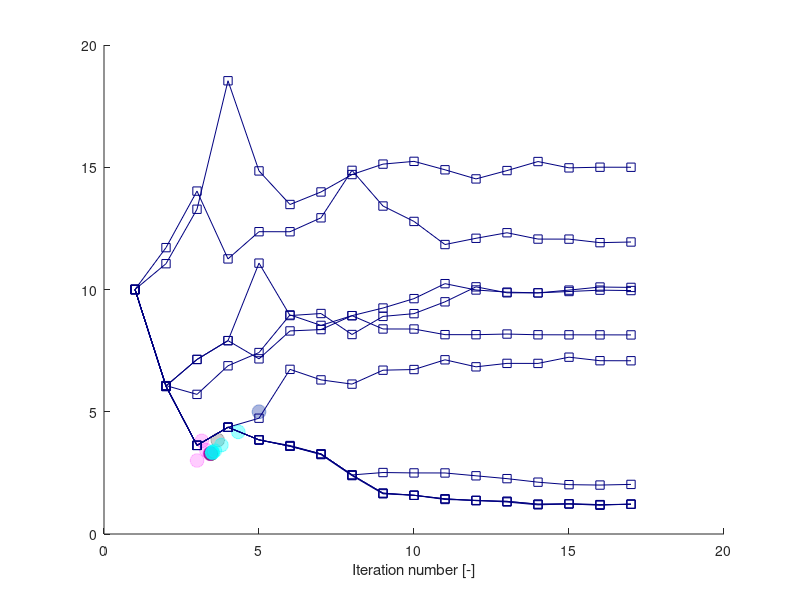

Recreate this plot in MATLAB. (Note: this script raises an error after producing the figure.)

xy_SAP = [
    5.0 5.0
    3.0017    3.0056
    3.1574    3.8109
    3.2958    3.4363
    3.4083    3.2772
    3.4256    3.2959];

xy_SLSV = [
3.4898 3.3292
3.4907 3.3298
3.4907 3.3298
3.4947 3.3327
3.4947 3.3327
3.5117 3.3461
3.5117 3.3461
3.5770 3.4087
3.5770 3.4087
3.7862 3.6378
3.7862 3.6378
4.3318 4.1754
4.3318 4.1754
5.0000 5.0000];

xy_probe = [3.4421 3.2860
3.4422 3.2857
3.4421 3.2860
3.4441 3.2845
3.4615 3.3068
3.6667 3.8390
5.0000 5.0000];

a_SAP = 100*ones(length(xy_SAP),1);
a_SLSV = 100*ones(length(xy_SLSV),1);
a_probe = 100*ones(length(xy_probe),1);

figure(1)
hold on
scatter(xy_probe(:,1),xy_probe(:,2), a_probe,'MarkerFaceColor','k','MarkerEdgeColor','k',...
    'MarkerFaceAlpha',.2,'MarkerEdgeAlpha',.2)

scatter(xy_SAP(:,1),xy_SAP(:,2), a_SAP,'MarkerFaceColor','m','MarkerEdgeColor','m',...
    'MarkerFaceAlpha',.2,'MarkerEdgeAlpha',.2)
hold on
scatter(xy_SLSV(:,1),xy_SLSV(:,2), a_SLSV,'MarkerFaceColor','c','MarkerEdgeColor','c',...
    'MarkerFaceAlpha',.2,'MarkerEdgeAlpha',.2)

%scatter(xy_probe(:,1),xy_probe(:,2), a_probe,'MarkerFaceColor','k','MarkerEdgeColor','k',...
%    'MarkerFaceAlpha',.2,'MarkerEdgeAlpha',.2)

%legend('G(X)_1','G(X)_2','G(X)_3','Location','northeastoutside')

%%



xy_raw = [0.04,    9.999923605805963
1.07,   11.055334861217219
2.21,   13.281996434937618
3.24,   18.53740769034887
4.27,   14.849961802902985
5.31,   13.476776165011465
6.40,   13.989228418640188
7.46,   14.701731601731607
8.49,   15.128571428571433
9.53,   15.241125541125546
10.6,   14.896384008148718
11.6,   14.523198370257198
12.7,   14.864311179017067
13.7,   15.233995416348362
14.8,   14.974993633817167
15.9,   15.001807995925649
16.9,   15.000050929462699
0.04,   9.999923605805963
1.09,   11.71245225362873
2.19,   14.024879042526106
3.22,   11.251718869365932
4.28,   12.364222052457352
5.31,   12.362490450725751
6.40,   12.932085561497331
7.46,   14.87316017316018
8.51,   13.414260249554372
9.56,   12.783931754519994
10.6,   11.839215686274516
11.6,   12.09462694168577
12.7,   12.321441303794249
13.8,   12.062515915457096
14.8,   12.060707919531454
15.9,   11.916093710211362
16.9,   11.94290807231984
0.04,   9.999923605805963
1.07,   6.069620575502931
2.19,   5.710593328240389
3.24,   6.880264833206013
4.27,   7.421390374331555
5.33,   8.962464985994401
6.42,   8.532060096765983
7.46,   8.930303030303033
8.50,   9.242844410491474
9.54,   9.626814362108485
10.6,   10.239215686274514
11.6,   9.980366692131401
12.7,   9.892895339954167
13.7,   9.862541380188445
14.8,   9.917825311942963
15.9,   9.973223834988545
16.9,   9.95718105423988
0.04,   9.999923605805963
1.08,   6.055322128851543
2.18,   7.139190221543167
3.24,   7.9088362617774415
4.27,   11.078533231474413
5.33,   8.933893557422973
6.42,   9.017774382480267
7.46,   8.158874458874463
8.49,   8.900000000000004
9.54,   9.01252864782277
10.6,   9.496409472880064
11.7,   10.10889992360581
12.7,   9.86432391138274
13.8,   9.862515915457097
14.8,   9.974993633817167
15.9,   10.101795263559975
16.9,   10.085777947542658
0.04,   9.999923605805963
1.08,   6.055322128851545
2.18,   7.139190221543167
3.24,   7.9088362617774415
4.27,   7.164247517188697
5.31,   8.30534759358289
6.42,   8.36063152533741
7.46,   8.930303030303033
8.48,   8.385739750445637
9.54,   8.383957219251341
10.6,   8.153552330022922
11.6,   8.151769798828626
12.7,   8.178584160937106
13.7,   8.148281130634077
14.8,   8.146447669977086
15.9,   8.144690603514137
16.9,   8.142933537051189
0.04,   9.999923605805963
1.06,   6.04106187929718
2.18,   3.624891774891779
3.22,   4.366004583651645
4.28,   3.849936338171638
5.30,   3.6196587725999514
6.42,   3.274917239623125
7.45,   2.4160427807486684
8.49,   2.514285714285716
9.54,   2.4982429335370533
10.6,   2.496396740514392
11.6,   2.3803666921314033
12.7,   2.2643239113827356
13.7,   2.119735166793994
14.8,   2.017850776674308
15.9,   2.0018079959256454
16.9,   2.0286223580341236
0.04,   9.999923605805963
1.06,   6.04106187929718
2.18,   3.624891774891779
3.22,   4.366004583651645
4.24,   4.735727018079963
5.28,   6.733969951617013
6.39,   6.303539597657249
7.43,   6.130353959765728
8.45,   6.700076394194044
9.51,   6.726865291571176
10.6,   7.125006366182841
11.6,   6.837535014005606
12.6,   6.978660555131146
13.7,   6.97687802393685
14.8,   7.232187420422717
15.9,   7.08754774637128
16.9,   7.085816144639679
0.04,   9.999923605805963
1.07,   6.055334861217219
2.19,   3.6248790425261035
3.22,   4.366004583651645
4.28,   3.849936338171638
5.30,   3.591087344028523
6.42,   3.274917239623125
7.46,   2.416017316017321
8.48,   1.671454036159922
9.53,   1.5839826839826863
10.6,   1.439266615737207
11.6,   1.3661064425770313
12.7,   1.3357906799083281
13.7,   1.219735166793992
14.8,   1.232174688057043
15.8,   1.2018589253883363
16.9,   1.21437484084543
0.04,   9.999923605805963
1.07,   6.02676343264579
2.19,   3.6248790425261035
3.22,   4.366004583651645
4.28,   3.849936338171638
5.31,   3.5910618792971754
6.43,   3.246320346320349
7.46,   2.3874458874458924
8.48,   1.6428826075884935
9.53,   1.5839826839826863
10.6,   1.4106951871657785
11.6,   1.3803921568627473
12.7,   1.3072192513368996
13.7,   1.1911637382225635
14.8,   1.232174688057043
15.8,   1.1732874968169078
16.9,   1.2286478227654705
0.04,   9.999923605805963
1.07,   6.055334861217219
2.19,   3.6248790425261035
3.22,   4.366004583651645
4.28,   3.849936338171638
5.30,   3.591087344028523
6.42,   3.274917239623125
7.46,   2.416017316017321
8.48,   1.671454036159922
9.53,   1.5839826839826863
10.6,   1.439266615737207
11.6,   1.3661064425770313
12.7,   1.3357906799083281
13.7,   1.219735166793992
14.8,   1.232174688057043
15.8,   1.2018589253883363
16.9,   1.21437484084543
0.04,   9.999923605805963
1.07,   6.02676343264579
2.19,   3.6248790425261035
3.22,   4.366004583651645
4.28,   3.849936338171638
5.31,   3.5910618792971754
6.43,   3.246320346320349
7.46,   2.3874458874458924
8.48,   1.6428826075884935
9.53,   1.5839826839826863
10.6,   1.4106951871657785
11.6,   1.3803921568627473
12.7,   1.3072192513368996
13.7,   1.1911637382225635
14.8,   1.232174688057043
15.8,   1.1732874968169078
16.9,   1.2286478227654705];

for ii = 1:10
    plot(1:17,xy_raw((17*(ii-1)+1):(17*(ii)) ,2),'-s','Color', [0 0 0.5],'HandleVisibility','off')
    hold on
end


%% Relative cheng plot

xy_raw = [0.9851162790697676 -0.6799260484577205
2.0120930232558143 4.383506859978593
3.0093023255813955 3.5054977133404686
3.9618604651162794 1.5186727644254159
4.973953488372093 0.797577113943758
5.97860465116279 0.4373552593169201
6.983255813953488 0.39094093607083735
8.010232558139535 0.23470857254062505
9.02232558139535 0.10984723168239885
9.989767441860467 0.0790989588401283
10.972093023255814 0.06928091855599838
11.999069767441862 0.0333414420550735
13.011162790697675 0.007852486134085623
14.01581395348837 0.003279167072101963
14.990697674418607 0.009146638123964657
15.987906976744187 0.004568453828937891
17.000000000000004 0.005230125523011608
0.9851162790697676 0.9100321105380944
1.9823255813953493 2.98181375887905
2.9795348837209303 1.6017125620317216
3.9767441860465116 0.28437287146054313
4.973953488372093 0.2431838085044271
5.956279069767442 0.07646200252992141
7.0130232558139545 0.07715286562226353
8.025116279069769 -0.047708475235963554
9.007441860465116 0.03661574389413236
9.96 0.04769874476987468
10.97953488372093 0.058825532743017384
12.013953488372094 0.028121046998150767
13.011162790697675 -0.0026077649119393698
14.02325581395349 0.00851415782816023
15.02325581395349 0.00851415782816023
15.987906976744187 -0.0006616716940737177
17.014883720930236 0.000009730466089763468
0.9851162790697676 1.2761408971489736
1.9972093023255815 1.8730368784664782
3.0093023255813955 0.022234115014109435
3.9618604651162794 0.2425221368103525
4.973953488372093 -0.687778534591807
5.97860465116279 -0.37331419675002486
6.990697674418605 -0.6080081735915135
8.002790697674419 -0.5498151211443032
9.014883720930234 -0.7897392235088061
9.974883720930231 -0.590366838571569
10.986976744186048 -0.13468424637539833
11.98418604651163 -0.3380072005449062
13.011162790697675 -0.37394667704583107
14.02325581395349 -0.30006324802957973
14.975813953488375 -0.2942103726768508
15.980465116279072 -0.22033180889364523
16.98511627906977 -0.22490512795562978
0.970232558139535 3.8598131750510847
1.9972093023255815 2.0717816483409552
2.9944186046511634 1.8004670623722872
3.9618604651162794 2.2718108397392234
4.973953488372094 2.314313515617398
5.971162790697675 2.283584703707308
6.998139534883721 2.242415101683371
7.995348837209301 2.154154909020142
9.007441860465116 2.0763646978690278
9.974883720930233 2.076997178164834
10.986976744186048 2.077658849858908
12.013953488372094 2.036489247834971
13.011162790697675 2.026680938016931
14.008372093023256 2.037793130290941
14.968372093023257 2.0384207453537027
16.002790697674424 2.049557263792936
16.98511627906977 2.039739223508806];

obj_y = [ 0.2292
    0.1590
    0.1329
    0.1346
    0.1322
    0.1321
    0.1339
    0.1342
    0.1345
    0.1345
    0.1345
    0.1346
    0.1346
    0.1346
    0.1346
    0.1346
    0.1346];


p_plot = [       -0.2040   -0.1401    0.0078    0.0127    0.0026
   -0.0311   -0.0028    0.0038    0.0111   -0.0004
   -2.1456   -2.1456    0.0053         0   -0.0021
    0.0436   -0.0969    0.0014    0.0042   -0.0008
   -0.0012   -0.1096         0         0   -0.0005
   -0.0015   -0.0032         0         0         0
   -0.0000   -0.0012         0         0         0
   -0.0000   -0.0006         0         0         0
   -0.0000   -0.0002         0         0         0
   -0.0000   -0.0001         0         0         0
   -0.0000   -0.0001         0         0         0
   -0.0000   -0.0000         0         0         0
   -0.0000   -0.0000         0         0         0
   -0.0000   -0.0000         0         0         0
   -0.0000   -0.0000         0         0         0
   -0.0000   -0.0000         0         0         0
   -0.0000   -0.0000         0         0         0];

fig = figure(1)

left_color = [0 0 0.5];
right_color = [0.5 0 0];
set(fig,'defaultAxesColorOrder',[left_color; right_color]);

% Constraint


xlabel('Iteration number [-]')
yyaxis left
ylabel('Constraints [-]')
for ii = 1:3
    plot(1:17,xy_raw((17*(ii-1)+1):(17*(ii)) ,2),'-s','Color',left_color,'HandleVisibility','off')
    
    % 'Color', [0 0 0.5]
    hold on
end
hold on
%plot(1:17,p_tot(:,1),'-s','Color', [0 1 0],'HandleVisibility','off') %SLSVP, value
hold on
%plot(1:17,p_tot(:,2),'-s','Color', [0 1 0],'HandleVisibility','off') %SLSVP, value
hold on
plot(1:17,p_tot(:,3)/ 0.0078,'k-o','HandleVisibility','off') %SLSVP, probe
plot(1:17,p_tot(:,4)/ 0.0078,'k-o','HandleVisibility','off') %SLSVP, probe
plot(1:17,p_tot(:,5)/ 0.0078,'k-o','HandleVisibility','off') %SLSVP

hold on
ii = 4;
yyaxis right
ylabel('Std. obj')
plot(1:17, (2+xy_raw((17*(ii-1)+1):(17*(ii)) ,2) )/5.8598 ,'-s','Color', right_color,'HandleVisibility','off')
grid on
ylim([0 1])

plot(1:17,obj_y/obj_y(1),'-s','Color', right_color*1.7,'HandleVisibility','off') %SLSVP

legend('SAP - constraints','SAP - objective', 'SLSVP - constraints','SLSVP - objective')

%%
% Jeong Park

slsvcg = [5.198517017828201 0.7403079416531602
5.09637925445705 1.8685769854132905
4.835630470016207 1.9630275526742305
4.505954619124798 2.1565121555915723
4.707841166936791 2.0317925445705027
4.572411669367909 2.1259254457050245
4.613309562398704 2.1080777957860617
4.6388492706645055 2.080129659643436];

slsvp = [4.4753 2.1952
4.4939 2.1741
4.4410 2.1765
4.4939 2.1878
4.5552 2.1196
4.4671 2.1737
4.3201 2.3003
4.4671 2.2178
4.6241 2.0856
4.5401 2.1708
4.8124 1.8241
4.2523 2.3742
4.5738 2.0406
5.5510 1.2164
3.9739 2.1852
5.1969 0.7405];

slsv = [4.5610 2.2054
4.4944 2.2709
4.5636 2.2064
4.5127 2.2565
4.5678 2.2042
4.5303 2.2304
4.5448 2.1760
4.3794 2.2613
3.9781 2.6370
3.9739 2.1852
5.1969 0.7405];

a_slsvp = 100*ones(length(slsvp),1);
a_slsvcg = 100*ones(length(slsvcg),1);
a_slsv = 100*ones(length(slsv),1);

figure(1)
hold on
scatter(slsvp(:,1),slsvp(:,2), a_slsvp,'MarkerFaceColor','k','MarkerEdgeColor','k',...
    'MarkerFaceAlpha',.2,'MarkerEdgeAlpha',.2)

scatter(slsvcg(:,1),slsvcg(:,2), a_slsvcg,'MarkerFaceColor','m','MarkerEdgeColor','m',...
    'MarkerFaceAlpha',.2,'MarkerEdgeAlpha',.2)
hold on
scatter(slsv(:,1),slsv(:,2), a_slsv,'MarkerFaceColor','c','MarkerEdgeColor','c',...
    'MarkerFaceAlpha',.2,'MarkerEdgeAlpha',.2)

legend('SLSVP','SLSVCG','SLSV')


% http://interfacegroup.ch/preparing-matlab-figures-for-publication/

